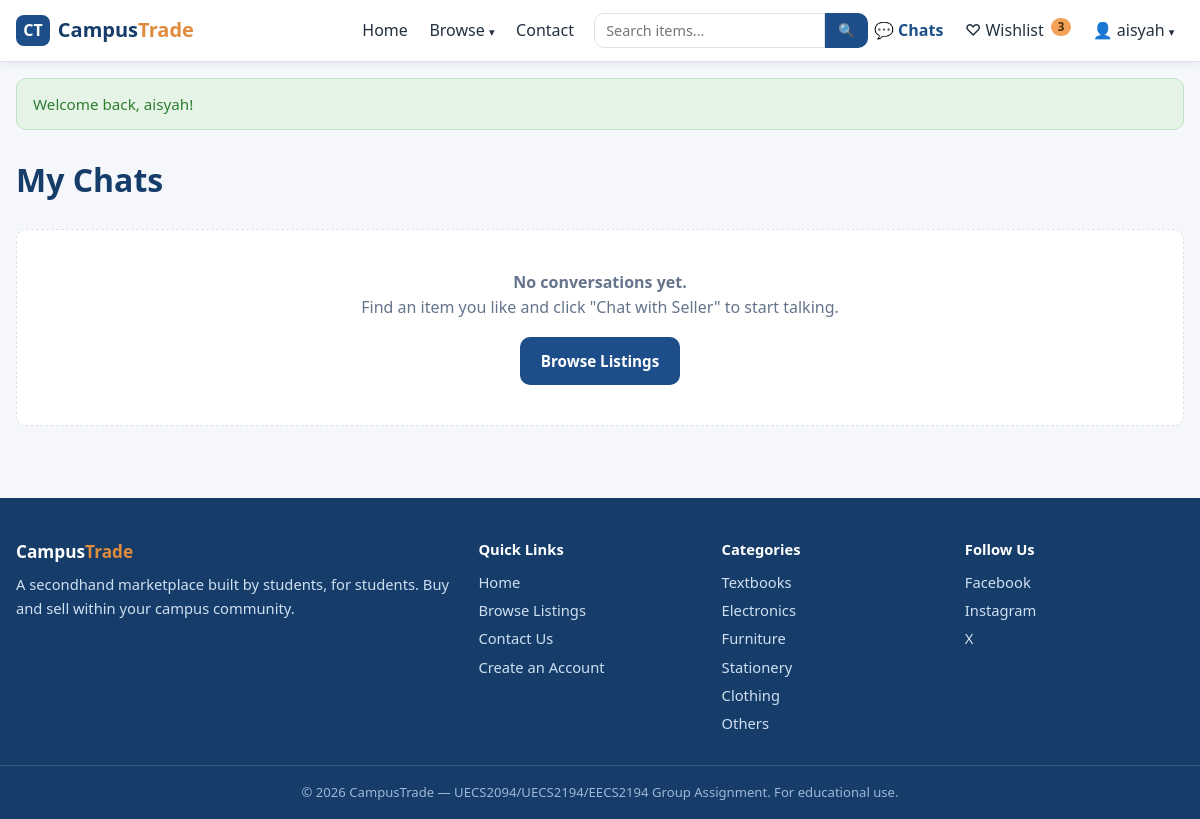
Page /chat.php (signed in) on the earlier database version.
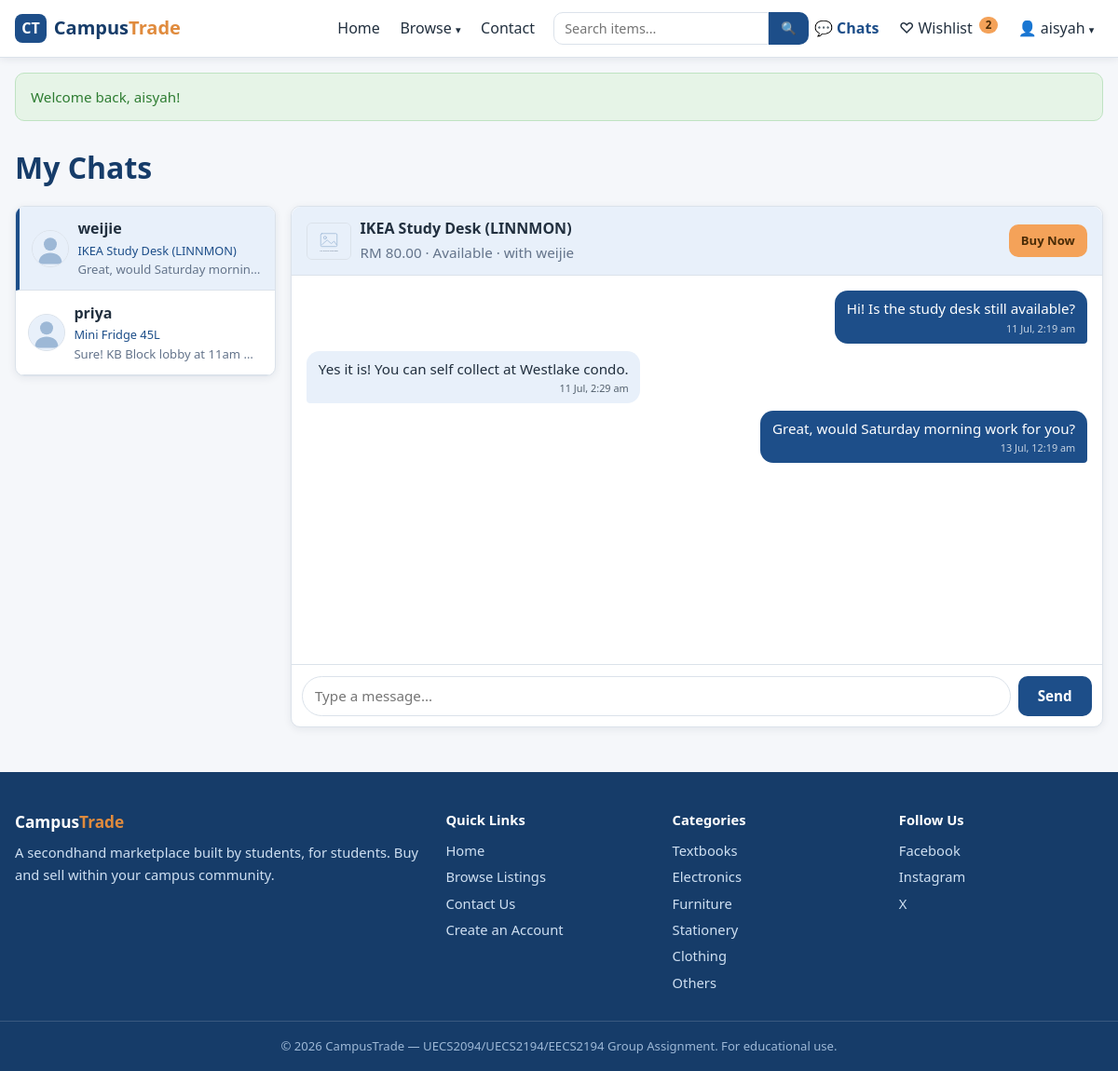
Same page on the later database version.
### tables this page shows
CREATE TABLE conversations (
  conversation_id INT AUTO_INCREMENT PRIMARY KEY,
  listing_id      INT NOT NULL,
  buyer_id        INT NOT NULL,
  seller_id       INT NOT NULL,
  created_at      DATETIME NOT NULL DEFAULT CURRENT_TIMESTAMP,
  updated_at      DATETIME NULL ON UPDATE CURRENT_TIMESTAMP,
  CONSTRAINT fk_conv_listing FOREIGN KEY (listing_id)
    REFERENCES listings(listing_id) ON DELETE CASCADE,
  CONSTRAINT fk_conv_buyer FOREIGN KEY (buyer_id)
    REFERENCES users(user_id) ON DELETE CASCADE,
  CONSTRAINT fk_conv_seller FOREIGN KEY (seller_id)
    REFERENCES users(user_id) ON DELETE CASCADE,
  CONSTRAINT uq_conversation UNIQUE (listing_id, buyer_id)
);

CREATE TABLE listings (
  listing_id     INT AUTO_INCREMENT PRIMARY KEY,
  user_id        INT NOT NULL,
  title          VARCHAR(100) NOT NULL,
  description    TEXT NOT NULL,
  price          DECIMAL(10,2) NOT NULL,
  original_price DECIMAL(10,2) NULL,
  is_discounted  TINYINT(1) NOT NULL DEFAULT 0,
  discounted_at  DATETIME NULL,
  category       VARCHAR(50) NOT NULL,
  item_condition ENUM('New','Like New','Good','Fair') NOT NULL,
  image          VARCHAR(255) NULL,
  status         ENUM('Available','Sold','Reserved') NOT NULL DEFAULT 'Available',
  created_at     DATETIME NOT NULL DEFAULT CURRENT_TIMESTAMP,
  updated_at     DATETIME NULL ON UPDATE CURRENT_TIMESTAMP,
  CONSTRAINT fk_listings_user FOREIGN KEY (user_id)
    REFERENCES users(user_id) ON DELETE CASCADE
);

CREATE TABLE messages (
  message_id      INT AUTO_INCREMENT PRIMARY KEY,
  conversation_id INT NOT NULL,
  sender_id       INT NOT NULL,
  message_text    TEXT NOT NULL,
  is_read         TINYINT(1) NOT NULL DEFAULT 0,
  created_at      DATETIME NOT NULL DEFAULT CURRENT_TIMESTAMP,
  CONSTRAINT fk_msg_conversation FOREIGN KEY (conversation_id)
    REFERENCES conversations(conversation_id) ON DELETE CASCADE,
  CONSTRAINT fk_msg_sender FOREIGN KEY (sender_id)
    REFERENCES users(user_id) ON DELETE CASCADE
);

### includes/functions.php (called while the page is built, shortened)
<?php
function e(?string $value): string
{
    return htmlspecialchars($value ?? '', ENT_QUOTES, 'UTF-8');
}
function is_logged_in(): bool
{
    return isset($_SESSION['user_id']);
}
function format_price(float $price): string
{
    return 'RM ' . number_format($price, 2);
}
function listing_image(?string $image): string
{
    return 'images/placeholder.svg';
}
function user_avatar(?string $image): string
{
    return 'images/avatar.svg';
}

### chat.php (the view, shortened to what the changed rows need)
<?php
require_once __DIR__ . '/includes/db.php';
$user_id = $_SESSION['user_id'];
$stmt = $conn->prepare(
    'SELECT c.conversation_id, c.listing_id, c.buyer_id, c.seller_id,
            l.title, l.image, l.price, l.status,
            u.username AS other_name, u.profile_image AS other_image,
            (SELECT m.message_text FROM messages m WHERE m.conversation_id = c.conversation_id
             ORDER BY m.message_id DESC LIMIT 1) AS last_message,
            (SELECT m.created_at FROM messages m WHERE m.conversation_id = c.conversation_id
             ORDER BY m.message_id DESC LIMIT 1) AS last_time,
            (SELECT COUNT(*) FROM messages m WHERE m.conversation_id = c.conversation_id
             AND m.sender_id <> ? AND m.is_read = 0) AS unread
     FROM conversations c
     JOIN listings l ON c.listing_id = l.listing_id
     JOIN users u ON u.user_id = IF(c.buyer_id = ?, c.seller_id, c.buyer_id)
     WHERE c.buyer_id = ? OR c.seller_id = ?
     ORDER BY COALESCE(c.updated_at, c.created_at) DESC'
);
$stmt->bind_param('iiii', $user_id, $user_id, $user_id, $user_id);
$stmt->execute();
$conversations = $stmt->get_result()->fetch_all(MYSQLI_ASSOC);
$active_id = (int) ($_GET['c'] ?? 0);
$active = null;
if (!$active && $conversations) {
    $active = $conversations[0];
    $active_id = (int) $active['conversation_id'];
}
$messages = [];
if ($active) {
    $stmt = $conn->prepare(
        'SELECT m.message_id, m.sender_id, m.message_text, m.created_at, u.username, u.profile_image
         FROM messages m
         JOIN users u ON m.sender_id = u.user_id
         WHERE m.conversation_id = ?
         ORDER BY m.created_at ASC'
    );
    $stmt->bind_param('i', $active_id);
    $stmt->execute();
    $messages = $stmt->get_result()->fetch_all(MYSQLI_ASSOC);
}
$last_message_id = $messages ? (int) end($messages)['message_id'] : 0;
require_once __DIR__ . '/includes/header.php';
?>
<div class="container">
    <h1 class="page-title">My Chats</h1>
    <?php if (!$conversations): ?>
        <div class="empty-state">
            <p><strong>No conversations yet.</strong></p>
            <p>Find an item you like and click "Chat with Seller" to start talking.</p>
            <a href="browse.php" class="btn btn-primary">Browse Listings</a>
        </div>
    <?php else: ?>
        <div class="chat-layout">
            <aside class="chat-list">
                <?php foreach ($conversations as $c): ?>
                    <a href="chat.php?c=<?= (int) $c['conversation_id'] ?>"
                       class="chat-list-item <?= (int) $c['conversation_id'] === $active_id ? 'active' : '' ?>">
                        <img src="<?= e(user_avatar($c['other_image'])) ?>" alt="" class="avatar">
                        <span class="chat-list-body">
                            <span class="chat-list-top">
                                <strong><?= e($c['other_name']) ?></strong>
                            </span>
                            <span class="chat-list-item-title"><?= e($c['title']) ?></span>
                            <span class="chat-list-preview">
                                <?= $c['last_message'] !== null ? e(mb_strimwidth($c['last_message'], 0, 40, '…')) : 'No messages yet' ?>
                            </span>
                        </span>
                    </a>
                <?php endforeach; ?>
            </aside>
            <?php if ($active): ?>
                <section class="chat-window">
                    <div class="chat-header">
                        <a href="item.php?id=<?= (int) $active['listing_id'] ?>" class="chat-header-item">
                            <img src="<?= e(listing_image($active['image'])) ?>" alt="" class="chat-header-thumb">
                            <span>
                                <strong><?= e($active['title']) ?></strong><br>
                                <span class="muted"><?= format_price((float) $active['price']) ?> &middot;
                                    <?= e($active['status']) ?> &middot; with <?= e($active['other_name']) ?></span>
                            </span>
                        </a>
                        <?php if ($active['status'] === 'Available' && (int) $active['buyer_id'] === $user_id): ?>
                            <a href="payment.php?listing_id=<?= (int) $active['listing_id'] ?>" class="btn btn-accent btn-small">Buy Now</a>
                        <?php endif; ?>
                    </div>
                    <div class="chat-thread" id="chatThread"
                         data-conversation="<?= $active_id ?>"
                         data-last="<?= $last_message_id ?>"
                         data-me="<?= $user_id ?>">
                        <?php foreach ($messages as $m): ?>
                            <div class="chat-bubble-row <?= (int) $m['sender_id'] === $user_id ? 'mine' : 'theirs' ?>">
                                <div class="chat-bubble">
                                    <p><?= nl2br(e($m['message_text'])) ?></p>
                                    <span class="chat-time"><?= date('j M, g:i a', strtotime($m['created_at'])) ?></span>
                                </div>
                            </div>
                        <?php endforeach; ?>
                    </div>
                    <form method="post" action="chat.php" class="chat-send" autocomplete="off">
                        <input type="text" name="message_text" maxlength="2000" required
                               placeholder="Type a message..." aria-label="Message">
                        <button type="submit" class="btn btn-primary">Send</button>
                    </form>
                </section>
            <?php endif; ?>
        </div>
    <?php endif; ?>
</div>
<?php require_once __DIR__ . '/includes/footer.php'; ?>

### includes/header.php (shortened to what the changed rows need)
<?php
$wishlist_count = 0;
if (is_logged_in()) {
    $stmt = $conn->prepare('SELECT COUNT(*) FROM wishlist WHERE user_id = ?');
    $stmt->bind_param('i', $_SESSION['user_id']);
    $stmt->execute();
    $wishlist_count = (int) $stmt->get_result()->fetch_row()[0];
}
$current_page = basename($_SERVER['PHP_SELF']);
?>
<!DOCTYPE html>
<html lang="en">
<head>
    <link rel="stylesheet" href="css/style.css">
</head>
<body>
<header class="navbar">
    <div class="navbar-inner">
        <nav class="nav-links" id="navLinks">
            <?php if (is_logged_in()): ?>
                <a href="wishlist.php" class="wishlist-link <?= $current_page === 'wishlist.php' ? 'active' : '' ?>">
                    &#9825; Wishlist
                    <?php if ($wishlist_count > 0): ?>
                        <span class="wishlist-badge"><?= $wishlist_count ?></span>
                    <?php endif; ?>
                </a>
            <?php else: ?>
                <a href="login.php" class="<?= $current_page === 'login.php' ? 'active' : '' ?>">Login</a>
                <a href="register.php" class="btn btn-primary btn-nav">Register</a>
            <?php endif; ?>
        </nav>
    </div>
</header>
<main class="page">

### includes/footer.php (shortened to what the changed rows need)
</main>
<footer class="site-footer">
    <div class="container footer-grid">
        <div>
            <ul>
                <?php foreach (CATEGORIES as $cat): ?>
                    <li><a href="browse.php?category=<?= urlencode($cat) ?>"><?= e($cat) ?></a></li>
                <?php endforeach; ?>
            </ul>
        </div>
    </div>
</footer>
</body>
</html>

Differences in the rows shown:
added conversations: other_name "weijie", listing.title "IKEA Study Desk (LINNMON)", last_message "Great, would Saturday mornin…"
added conversations: other_name "priya", listing.title "Mini Fridge 45L", last_message "Sure! KB Block lobby at 11am w…"
now on this page (row unchanged): listings: title "IKEA Study Desk (LINNMON)", price "RM 80.00", status "Available"
added messages: message_text "Hi! Is the study desk still available?", created_at "11 Jul, 2:19 am"
added messages: message_text "Yes it is! You can self collect at Westlake condo.", created_at "11 Jul, 2:29 am"
added messages: message_text "Great, would Saturday morning work for you?", created_at "13 Jul, 12:19 am"
Other differences:
$wishlist_count: "3" → "2"
$active['other_name']: (not shown) → "weijie"
text no longer shown: "No conversations yet. Find an item you like and click \"Chat with Seller\" to start talking. Browse Listings"
text now shown: "· · with Buy Now Send"
